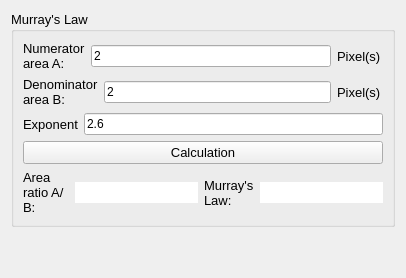
          <widget class="QWidget" name="tab_15">
           <attribute name="title">
            <string>General Murray's Law</string>
           </attribute>
           <layout class="QVBoxLayout" name="verticalLayout_94">
            <item>
             <widget class="QGroupBox" name="groupBox_3">
              <property name="font">
               <font>
                <family>Arial</family>
                <pointsize>10</pointsize>
               </font>
              </property>
              <property name="title">
               <string>Murray's Law</string>
              </property>
              <layout class="QVBoxLayout" name="verticalLayout_39">
               <item>
                <layout class="QHBoxLayout" name="horizontalLayout_CX8_18">
                 <item>
                  <widget class="QLabel" name="label_94">
                   <property name="sizePolicy">
                    <sizepolicy hsizetype="Preferred" vsizetype="Preferred">
                     <horstretch>0</horstretch>
                     <verstretch>0</verstretch>
                    </sizepolicy>
                   </property>
                   <property name="minimumSize">
                    <size>
                     <width>46</width>
                     <height>0</height>
                    </size>
                   </property>
                   <property name="maximumSize">
                    <size>
                     <width>16777215</width>
                     <height>16777215</height>
                    </size>
                   </property>
                   <property name="text">
                    <string>Numerator area A:</string>
                   </property>
                   <property name="wordWrap">
                    <bool>true</bool>
                   </property>
                  </widget>
                 </item>
                 <item>
                  <widget class="QLineEdit" name="areaNumeratorLineTxt_AVC">
                   <property name="font">
                    <font>
                     <family>Arial</family>
                     <pointsize>9</pointsize>
                    </font>
                   </property>
                   <property name="text">
                    <string>2</string>
                   </property>
                   <property name="readOnly">
                    <bool>false</bool>
                   </property>
                  </widget>
                 </item>
                 <item>
                  <widget class="QLabel" name="label_95">
                   <property name="sizePolicy">
                    <sizepolicy hsizetype="Preferred" vsizetype="Preferred">
                     <horstretch>0</horstretch>
                     <verstretch>0</verstretch>
                    </sizepolicy>
                   </property>
                   <property name="minimumSize">
                    <size>
                     <width>46</width>
                     <height>0</height>
                    </size>
                   </property>
                   <property name="maximumSize">
                    <size>
                     <width>16777215</width>
                     <height>16777215</height>
                    </size>
                   </property>
                   <property name="text">
                    <string>Pixel(s)</string>
                   </property>
                   <property name="wordWrap">
                    <bool>true</bool>
                   </property>
                  </widget>
                 </item>
                </layout>
               </item>
               <item>
                <layout class="QHBoxLayout" name="horizontalLayout_CX8_19">
                 <item>
                  <widget class="QLabel" name="label_96">
                   <property name="sizePolicy">
                    <sizepolicy hsizetype="Preferred" vsizetype="Preferred">
                     <horstretch>0</horstretch>
                     <verstretch>0</verstretch>
                    </sizepolicy>
                   </property>
                   <property name="minimumSize">
                    <size>
                     <width>46</width>
                     <height>0</height>
                    </size>
                   </property>
                   <property name="maximumSize">
                    <size>
                     <width>16777215</width>
                     <height>16777215</height>
                    </size>
                   </property>
                   <property name="text">
                    <string>Denominator area B:</string>
                   </property>
                   <property name="wordWrap">
                    <bool>true</bool>
                   </property>
                  </widget>
                 </item>
                 <item>
                  <widget class="QLineEdit" name="areaDenominatorLineTxt_AVC">
                   <property name="font">
                    <font>
                     <family>Arial</family>
                     <pointsize>9</pointsize>
                    </font>
                   </property>
                   <property name="text">
                    <string>2</string>
                   </property>
                   <property name="readOnly">
                    <bool>false</bool>
                   </property>
                  </widget>
                 </item>
                 <item>
                  <widget class="QLabel" name="label_97">
                   <property name="sizePolicy">
                    <sizepolicy hsizetype="Preferred" vsizetype="Preferred">
                     <horstretch>0</horstretch>
                     <verstretch>0</verstretch>
                    </sizepolicy>
                   </property>
                   <property name="minimumSize">
                    <size>
                     <width>46</width>
                     <height>0</height>
                    </size>
                   </property>
                   <property name="maximumSize">
                    <size>
                     <width>16777215</width>
                     <height>16777215</height>
                    </size>
                   </property>
                   <property name="text">
                    <string>Pixel(s)</string>
                   </property>
                   <property name="wordWrap">
                    <bool>true</bool>
                   </property>
                  </widget>
                 </item>
                </layout>
               </item>
               <item>
                <layout class="QHBoxLayout" name="horizontalLayout_CX8_20">
                 <item>
                  <widget class="QLabel" name="label_98">
                   <property name="sizePolicy">
                    <sizepolicy hsizetype="Preferred" vsizetype="Preferred">
                     <horstretch>0</horstretch>
                     <verstretch>0</verstretch>
                    </sizepolicy>
                   </property>
                   <property name="minimumSize">
                    <size>
                     <width>46</width>
                     <height>0</height>
                    </size>
                   </property>
                   <property name="maximumSize">
                    <size>
                     <width>16777215</width>
                     <height>16777215</height>
                    </size>
                   </property>
                   <property name="text">
                    <string>Exponent</string>
                   </property>
                   <property name="wordWrap">
                    <bool>true</bool>
                   </property>
                  </widget>
                 </item>
                 <item>
                  <widget class="QLineEdit" name="murrayExponentLineTxt_AVC">
                   <property name="font">
                    <font>
                     <family>Arial</family>
                     <pointsize>9</pointsize>
                    </font>
                   </property>
                   <property name="text">
                    <string>2.6</string>
                   </property>
                   <property name="readOnly">
                    <bool>false</bool>
                   </property>
                  </widget>
                 </item>
                </layout>
               </item>
               <item>
                <widget class="QPushButton" name="murraysLawBtn_AVC">
                 <property name="text">
                  <string>Calculation</string>
                 </property>
                </widget>
               </item>
               <item>
                <layout class="QHBoxLayout" name="horizontalLayout_CX8_21">
                 <item>
                  <widget class="QLabel" name="label_100">
                   <property name="sizePolicy">
                    <sizepolicy hsizetype="Preferred" vsizetype="Preferred">
                     <horstretch>0</horstretch>
                     <verstretch>0</verstretch>
                    </sizepolicy>
                   </property>
                   <property name="minimumSize">
                    <size>
                     <width>46</width>
                     <height>0</height>
                    </size>
                   </property>
                   <property name="maximumSize">
                    <size>
                     <width>16777215</width>
                     <height>16777215</height>
                    </size>
                   </property>
                   <property name="text">
                    <string>Area ratio A/B:</string>
                   </property>
                   <property name="wordWrap">
                    <bool>true</bool>
                   </property>
                  </widget>
                 </item>
                 <item>
                  <widget class="QLineEdit" name="areaRatioLineTxt_AVC">
                   <property name="text">
                    <string/>
                   </property>
                   <property name="frame">
                    <bool>false</bool>
                   </property>
                   <property name="readOnly">
                    <bool>true</bool>
                   </property>
                  </widget>
                 </item>
                 <item>
                  <widget class="QLabel" name="label_102">
                   <property name="sizePolicy">
                    <sizepolicy hsizetype="Preferred" vsizetype="Preferred">
                     <horstretch>0</horstretch>
                     <verstretch>0</verstretch>
                    </sizepolicy>
                   </property>
                   <property name="minimumSize">
                    <size>
                     <width>46</width>
                     <height>0</height>
                    </size>
                   </property>
                   <property name="maximumSize">
                    <size>
                     <width>16777215</width>
                     <height>16777215</height>
                    </size>
                   </property>
                   <property name="text">
                    <string>Murray's Law:</string>
                   </property>
                   <property name="wordWrap">
                    <bool>true</bool>
                   </property>
                  </widget>
                 </item>
                 <item>
                  <widget class="QLineEdit" name="murrayLineTxt_AVC">
                   <property name="text">
                    <string/>
                   </property>
                   <property name="frame">
                    <bool>false</bool>
                   </property>
                   <property name="readOnly">
                    <bool>true</bool>
                   </property>
                  </widget>
                 </item>
                </layout>
               </item>
              </layout>
             </widget>
            </item>
            <item>
             <spacer name="verticalSpacer_13">
              <property name="orientation">
               <enum>Qt::Vertical</enum>
              </property>
              <property name="sizeHint" stdset="0">
               <size>
                <width>20</width>
                <height>40</height>
               </size>
              </property>
             </spacer>
            </item>
           </layout>
          </widget>
